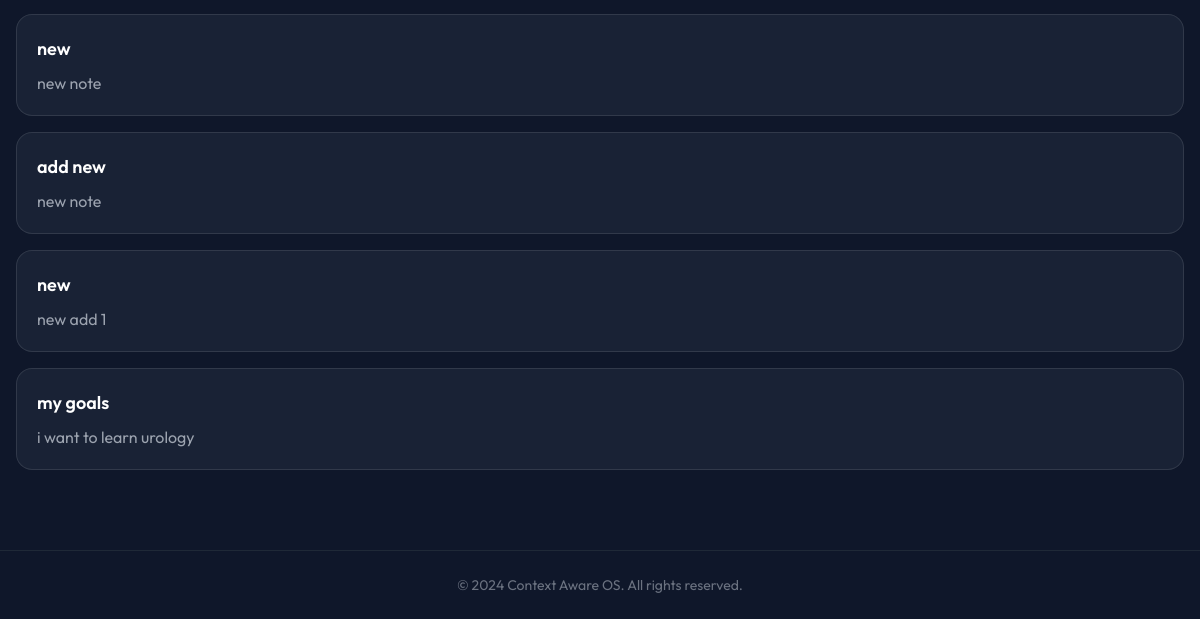
Page /?preset=15 (lower part) on the earlier database version.
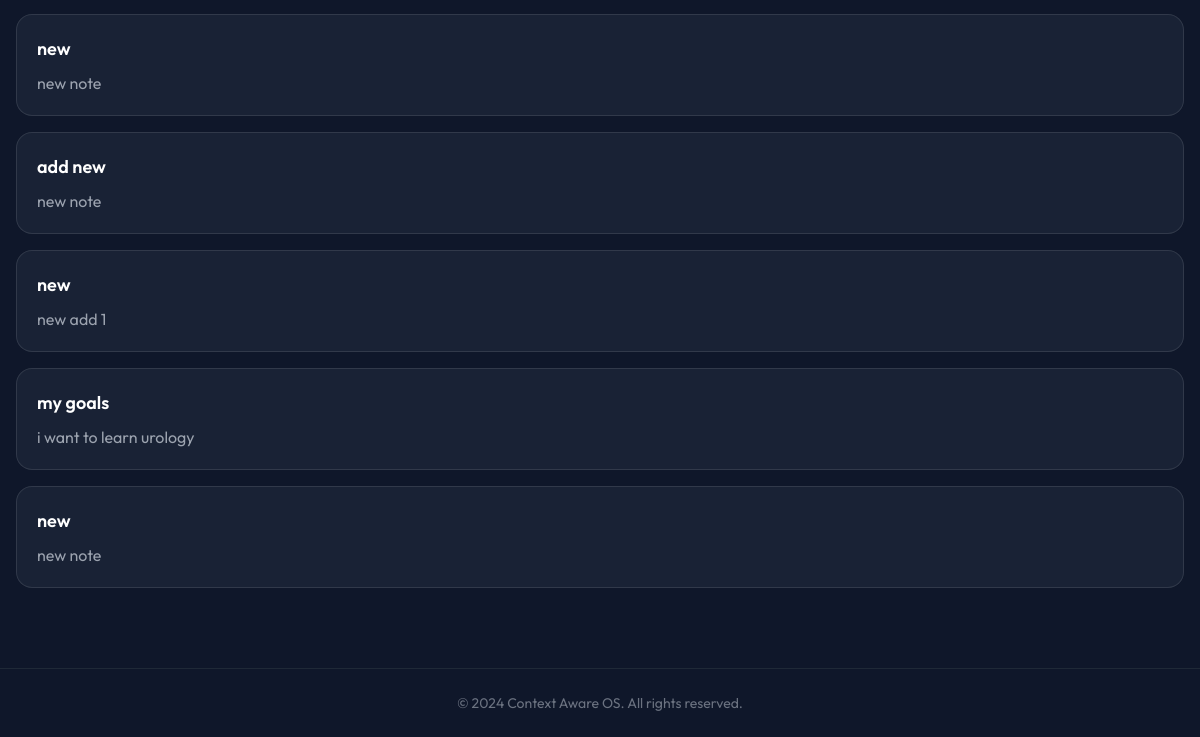
Same page on the later database version.
### life_manager/models.py (models this page shows, shortened)
class Note(models.Model):
    context = models.ForeignKey(SituationContext, on_delete=models.CASCADE, related_name='notes')
    title = models.CharField(max_length=200)
    content = models.TextField()
    chat_session = models.OneToOneField(ChatSession, on_delete=models.SET_NULL, null=True, blank=True, related_name='note_linked')
    created_at = models.DateTimeField(auto_now_add=True)

### life_manager/views.py (the view)
# urls.py: path('', dashboard_view, name='dashboard'),
def dashboard_view(request):
    selected_ids = []
    if 'preset' in request.GET:
        preset = get_object_or_404(ContextPreset, id=request.GET['preset'])
        selected_ids = list(preset.options.values_list('id', flat=True))
    else:
        manual_ids = [int(x) for x in request.GET.getlist('options') if x.isdigit()]
        if not manual_ids and not request.GET:
             manual_ids = get_smart_defaults(request)
        selected_ids = manual_ids
    selected_ids = list(set(selected_ids))
    context, created = get_situation_from_selection(selected_ids)
    notes = context.notes.all() if context else []
    goals = get_all_relevant_goals(context)
    recommendations = context.recommendations.filter(priority__gte=1).order_by('-priority', '-created_at') if context else []
    groups_qs = StatusGroup.objects.prefetch_related(
        'statusoption_set',
        'categories',
        'categories__subcategories',
        'categories__statusoption_set'
    ).all()
    preferred_order = ["Myself", "People", "Place", "Time", "Tools"]
    groups = sorted(groups_qs, key=lambda g: preferred_order.index(g.name) if g.name in preferred_order else 999)
    presets = ContextPreset.objects.all()
    selected_options = StatusOption.objects.filter(id__in=selected_ids).select_related('group').order_by('group__name', 'category__name', 'name')
    context_data = {
        'context': context,
        'selected_ids': selected_ids,
        'selected_options': selected_options,
        'notes': notes,
        'goals': goals,
        'recommendations': recommendations,
        'groups': groups,
        'presets': presets,
    }
    return render(request, 'life_manager/dashboard.html', context_data)

### life_manager/services.py (called while the page is built)
def get_situation_from_selection(selected_option_ids):
    valid_ids = StatusOption.objects.filter(id__in=selected_option_ids).values_list('id', flat=True)
    sorted_ids = sorted([str(oid) for oid in valid_ids])
    signature = "-".join(sorted_ids)
    if not signature:
        return None, False
    context, created = SituationContext.objects.get_or_create(unique_signature=signature)
    if created:
        options = StatusOption.objects.filter(id__in=valid_ids)
        context.options.add(*options)
    return context, created

def get_all_relevant_goals(context):
    if not context:
        return PersonalGoal.objects.none()
    option_ids = context.options.values_list('id', flat=True)
    relevant_goals = PersonalGoal.objects.filter(
        Q(linked_option_id__in=option_ids) | Q(context=context),
        is_completed=False
    ).distinct().order_by('-importance', '-created_at')
    return relevant_goals

### life_manager/templates/life_manager/dashboard.html (shortened to what this page needs)
{% extends 'life_manager/base.html' %}
{% block content %}
<div class="space-y-8">
            {% regroup selected_options by group.name as grouped_options %}
    <div class="lg:col-span-2 space-y-6">
        <div class="grid gap-4">
            {% for note in notes %}
            <div class="glass p-5 rounded-2xl">
                <h3 class="text-lg font-semibold text-white mb-2">{{ note.title }}</h3>
                <div class="prose prose-invert prose-sm text-gray-400 max-w-none">
                    {{ note.content|linebreaks }}
                </div>
            </div>
            {% endfor %}
        </div>
    </div>
</div>
{% endblock %}

Differences in the rows shown:
added Note: title "new", content "new note"
